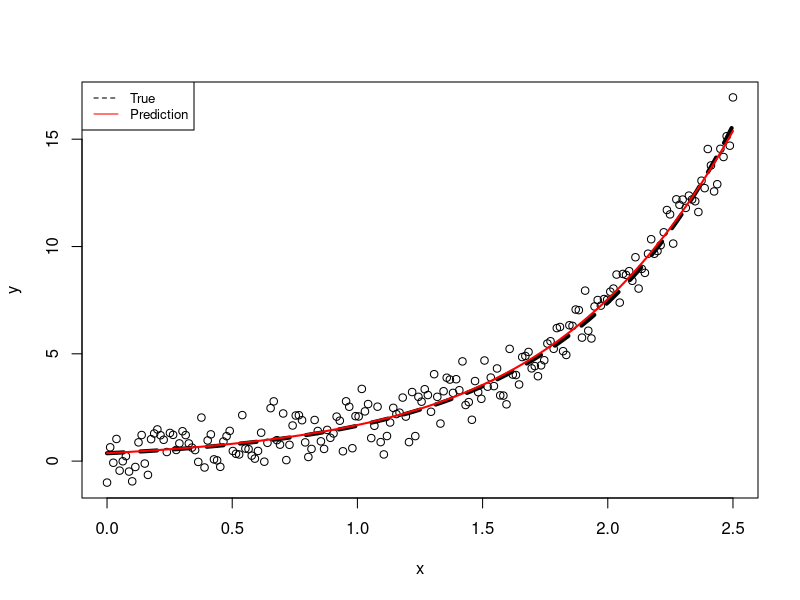

Generate this figure with R:

# Generate the data
n = 200
xs = seq(0, 2.5, length.out=n)
ys = exp(1.5*xs - 1) + rnorm(n, 0, 0.64)

# Choose default hyperparameters (max degree of feature transform, deg, and regularization coefficient, lambda)
deg    = 7
m      = deg+1
lambda = 4


#' Perform feature transformation of input data x
#'
#' @param x input data
#' @param d maximum degree of feature transform
#'
#' @return transformed data x
phi <- function(x, d=deg){
  phiX = matrix(NA, nrow=n, ncol=m)
  for(i in 1:n){
    row = rep(x[i], d+1)
    for (j in 0:d){
      row[j+1] = row[j+1]**j
    }
    phiX[i, ] = row
  }
  return(phiX)
}

#' Find regularized least-squares weights
#'
#' @param X input values
#' @param y target values
#' @param regcoeff regularization coefficient
#'
#' @return vector of optimal weights
fit <- function(X, y, regcoeff=lambda){
  w <- solve(t(X) %*% X + diag(regcoeff, dim(X)[2], dim(X)[2])) %*% t(X) %*% y
  return(w)
}

#' Calculate the predicted output value for a single input x using weights w
#'
#' @param x input value
#' @value w weights
#'
#' @return predicted output
predict <- function(x){
  y = 0
  for (i in 0:deg){
    y = y + w[i+1] * (x**i)
  }
  return(y)
}

crossValidation <- function(xs=xs, ys=ys, deg=deg, lambda=lambda){
  # TODO: Fill this in and use it to find an optimal lambda (for a given deg)
}

phiX = phi(xs, deg)

w = fit(phiX, ys, lambda)

plotVsTrue <- function(xs, ys, w){
  # TODO: Organize the plotting stuff into this function
  #       And find a way to get the 'tube' of standard deviation
}

plot(xs, ys, xlab="x", ylab="y")


curve(exp(1.5*x -1), add=TRUE, lty=2, lwd=4)
curve(predict, add=TRUE, col="red", lwd=2)
# curve(phi(x)%*%w, add=TRUE, col="red", lwd=2)

legend("topleft", legend=c("True", "Prediction"),
       col=c("black", "red"), lty=c(2,1), cex=0.8)
# lines(xs, phiX%*%w, col="red", lwd=2)